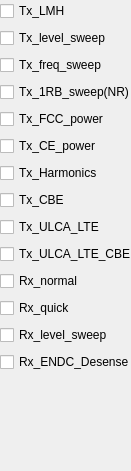
     <widget class="QWidget" name="non_sig">
      <property name="geometry">
       <rect>
        <x>0</x>
        <y>0</y>
        <width>131</width>
        <height>471</height>
       </rect>
      </property>
      <attribute name="label">
       <string>Non-sig</string>
      </attribute>
      <widget class="QWidget" name="layoutWidget_11">
       <property name="geometry">
        <rect>
         <x>0</x>
         <y>0</y>
         <width>167</width>
         <height>381</height>
        </rect>
       </property>
       <layout class="QVBoxLayout" name="verticalLayout_ns">
        <item>
         <widget class="QCheckBox" name="tx_lmh_ns">
          <property name="text">
           <string>Tx_LMH</string>
          </property>
         </widget>
        </item>
        <item>
         <widget class="QCheckBox" name="tx_level_sweep_ns">
          <property name="text">
           <string>Tx_level_sweep</string>
          </property>
         </widget>
        </item>
        <item>
         <widget class="QCheckBox" name="tx_freq_sweep_ns">
          <property name="text">
           <string>Tx_freq_sweep</string>
          </property>
         </widget>
        </item>
        <item>
         <widget class="QCheckBox" name="tx_1rb_sweep_ns">
          <property name="text">
           <string>Tx_1RB_sweep(NR)</string>
          </property>
         </widget>
        </item>
        <item>
         <widget class="QCheckBox" name="tx_fcc_power_ns">
          <property name="text">
           <string>Tx_FCC_power</string>
          </property>
         </widget>
        </item>
        <item>
         <widget class="QCheckBox" name="tx_ce_power_ns">
          <property name="text">
           <string>Tx_CE_power</string>
          </property>
         </widget>
        </item>
        <item>
         <widget class="QCheckBox" name="tx_harmonics_ns">
          <property name="text">
           <string>Tx_Harmonics</string>
          </property>
         </widget>
        </item>
        <item>
         <widget class="QCheckBox" name="tx_cbe_ns">
          <property name="text">
           <string>Tx_CBE</string>
          </property>
         </widget>
        </item>
        <item>
         <widget class="QCheckBox" name="tx_ulca_lte_ns">
          <property name="text">
           <string>Tx_ULCA_LTE</string>
          </property>
         </widget>
        </item>
        <item>
         <widget class="QCheckBox" name="tx_ulca_lte_cbe_ns">
          <property name="text">
           <string>Tx_ULCA_LTE_CBE</string>
          </property>
         </widget>
        </item>
        <item>
         <widget class="QCheckBox" name="rx_normal_ns">
          <property name="text">
           <string>Rx_normal</string>
          </property>
         </widget>
        </item>
        <item>
         <widget class="QCheckBox" name="rx_quick_ns">
          <property name="text">
           <string>Rx_quick</string>
          </property>
         </widget>
        </item>
        <item>
         <widget class="QCheckBox" name="rx_level_sweep_ns">
          <property name="text">
           <string>Rx_level_sweep</string>
          </property>
         </widget>
        </item>
        <item>
         <widget class="QCheckBox" name="rx_endc_desense_ns">
          <property name="text">
           <string>Rx_ENDC_Desense</string>
          </property>
         </widget>
        </item>
       </layout>
      </widget>
     </widget>
